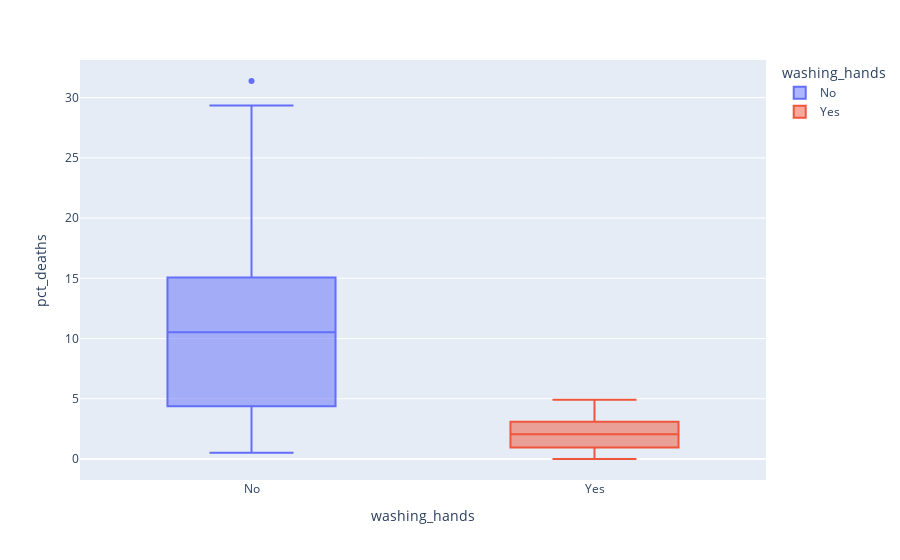

Notebook cell for this chart:
### Code cell
box = px.box(
    df_monthly,
    x = 'washing_hands',
    y = 'pct_deaths',
    color = 'washing_hands',

)

box.show()

### Figure 1 — Plotly figure (JSON) as saved in the notebook; plotly's stock layout.template omitted (floating-point values rounded to 4 significant figures)
{"data": [{"alignmentgroup": "True", "hovertemplate": "washing_hands=%{x}<br>pct_deaths=%{y}<extra></extra>", "legendgroup": "No", "marker": {"color": "#636efa"}, "name": "No", "notched": false, "offsetgroup": "No", "orientation": "v", "showlegend": true, "type": "box", "x": ["No", "No", "No", "No", "No", "No", "No", "No", "No", "No", "No", "No", "No", "No", "No", "No", "No", "No", "No", "No", "No", "No", "No", "No", "No", "No", "No", "No", "No", "No", "No", "No", "No", "No", "No", "No", "No", "No", "No", "No", "No", "No", "No", "No", "No", "No", "No", "No", "No", "No", "No", "No", "No", "No", "No", "No", "No", "No", "No", "No", "No", "No", "No", "No", "No", "No", "No", "No", "No", "No", "No", "No", "No", "No", "No", "No"], "x0": " ", "xaxis": "x", "y": [14.57, 7.531, 4.332, 1.569, 0.7843, 5, 8.421, 1.351, 1.878, 11.02, 22.55, 20.85, 12.22, 10.23, 10.74, 3.226, 6.593, 20.78, 25.46, 18.39, 29.34, 22.97, 31.38, 19.12, 15.97, 12.41, 11.93, 6.098, 4.082, 0.5236, 1.554, 2.262, 17.6, 7.143, 8.051, 15.16, 11.28, 17.03, 17.31, 5.833, 2.679, 4.369, 6.32, 1.224, 3.226, 11.02, 10.55, 7.591, 4.745, 4.452, 4.231, 4.392, 7.143, 6.122, 3.586, 10.55, 14.84, 10.94, 10.49, 13.39, 18.09, 15.43, 18.97, 13.44, 10.15, 13.1, 18.06, 14.39, 14.96, 10.77, 5.369, 3.215, 1.923, 3.607, 18.27, 12.24], "y0": " ", "yaxis": "y"}, {"alignmentgroup": "True", "hovertemplate": "washing_hands=%{x}<br>pct_deaths=%{y}<extra></extra>", "legendgroup": "Yes", "marker": {"color": "#EF553B"}, "name": "Yes", "notched": false, "offsetgroup": "Yes", "orientation": "v", "showlegend": true, "type": "box", "x": ["Yes", "Yes", "Yes", "Yes", "Yes", "Yes", "Yes", "Yes", "Yes", "Yes", "Yes", "Yes", "Yes", "Yes", "Yes", "Yes", "Yes", "Yes", "Yes", "Yes", "Yes", "Yes"], "x0": " ", "xaxis": "x", "y": [2.239, 1.2, 1.894, 4.58, 3.957, 4.472, 2.93, 3.534, 0.6873, 0, 0.6557, 0.9585, 1.136, 0.3717, 0, 0.9615, 2.341, 2.903, 1.34, 2.233, 3.085, 4.926], "y0": " ", "yaxis": "y"}], "layout": {"boxmode": "overlay", "legend": {"title": {"text": "washing_hands"}, "tracegroupgap": 0}, "margin": {"t": 60}, "xaxis": {"anchor": "y", "categoryarray": ["No", "Yes"], "categoryorder": "array", "domain": [0, 1], "title": {"text": "washing_hands"}}, "yaxis": {"anchor": "x", "domain": [0, 1], "title": {"text": "pct_deaths"}}}}
